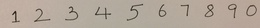
%> input picture SFU/Digit Recognition/Digit Recognition/project1_package/images/image1.JPG, 260 x 28 px, shrunk from 2739 x 294 before the run; the run also reads 1 picture not shown here
$ octave ec.m   (GNU Octave 9; MATLAB toolbox functions it lacks are replaced by stand-ins)
%> lines starting %> are read from the running program, lines starting %| are printed output that depends on the picture; in (x1, y1, x2, y2) boxes, pixels count from 0 and x2, y2 are one past the last pixel; in counts of white or black regions, pixels touching at a corner belong together; the program's own positions count from 1
### SFU/Digit Recognition/Digit Recognition/project1_package/matlab/convnet_forward.m
function [output, P] = convnet_forward(params, layers, data)
    l = length(layers);
    %batch_size = layers{1}.batch_size;
    assert(strcmp(layers{1}.type, 'DATA') == 1, 'first layer must be data layer');
    output{1}.data = data;
    output{1}.height = layers{1}.height;
    output{1}.width = layers{1}.width;
    output{1}.channel = layers{1}.channel;
    output{1}.batch_size = layers{1}.batch_size;
    output{1}.diff = 0;
    for i = 2:l-1
        switch layers{i}.type
            case 'CONV'
                output{i} = conv_layer_forward(output{i-1}, layers{i}, params{i-1});
            case 'POOLING'
                output{i} = pooling_layer_forward(output{i-1}, layers{i});
            case 'IP'
                output{i} = inner_product_forward(output{i-1}, layers{i}, params{i-1});
            case 'RELU'
                output{i} = relu_forward(output{i-1});
            case 'ELU'
                output{i} = elu_forward(output{i-1}, layers{i});
        end
    end
    if nargout > 1
        W = bsxfun(@plus, params{l-1}.w * output{l-1}.data, params{l-1}.b);
        W = [W; zeros(1, size(W, 2))];
        W=bsxfun(@minus, W, max(W));
        W=exp(W);

        % Convert to Probabilities by normalizing
        P=bsxfun(@rdivide, W, sum(W));
    end
end

### SFU/Digit Recognition/Digit Recognition/project1_package/matlab/get_lenet.m
function layers = get_lenet()

    layers{1}.type = 'DATA';
    layers{1}.height = 28;
    layers{1}.width = 28;
    layers{1}.channel = 1;
    layers{1}.batch_size = 100;

    layers{2}.type = 'CONV';
    layers{2}.num = 20;
    layers{2}.k = 5;
    layers{2}.stride = 1;
    layers{2}.pad = 0;
    layers{2}.group = 1;

    layers{3}.type = 'RELU';

    layers{4}.type = 'POOLING';
    layers{4}.k = 2;
    layers{4}.stride = 2;
    layers{4}.pad = 0;


    layers{5}.type = 'CONV';
    layers{5}.k = 5;
    layers{5}.stride = 1;
    layers{5}.pad = 0;
    layers{5}.group = 1;
    layers{5}.num = 50;

    layers{6}.type = 'RELU';

    layers{7}.type = 'POOLING';
    layers{7}.k = 2;
    layers{7}.stride = 2;
    layers{7}.pad = 0;

    layers{8}.type = 'IP';
    layers{8}.num = 500;
    layers{8}.init_type = 'uniform';

    layers{9}.type = 'RELU';

    layers{10}.type = 'LOSS';
    layers{10}.num = 10;

end

### SFU/Digit Recognition/Digit Recognition/project1_package/matlab/ec.m

%% Setup
layers = get_lenet();
load lenet.mat
layers{1}.batch_size = 1;
%image paths
img1 = imread('../images/image1.jpg');
%> img1 is the input picture: size 28x260x3 uint8; mean R, G, B 178.6, 166.4, 154.1
img2 = imread('../images/image2.jpg');
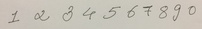
%> input picture SFU/Digit Recognition/Digit Recognition/project1_package/images/image2.JPG, 202 x 29 px, shrunk from 2123 x 303 before the run
%> img2 is the input picture: size 29x202x3 uint8; mean R, G, B 198, 193.3, 182.9
img3 = imread('../images/image3.png');
img4 = imread('../images/image4.jpg');
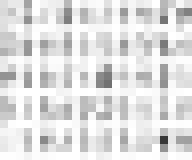
%> input picture SFU/Digit Recognition/Digit Recognition/project1_package/images/image4.jpg, 24 x 20 px, shrunk from 253 x 206 before the run (shown 8 times larger)
%> img4 is the input picture: size 20x24x3 uint8; min 55, max 255, mean 223.5


%% image 1
img1 = rgb2gray(img1);
%> img1: size 28x260 uint8
img1 = imbinarize(img1);
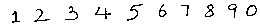
%> img1: size 28x260 logical; 94.6% white; black in thin lines or dots, all inside (x1, y1, x2, y2) = (12, 4, 257, 23)
final_img1 = im2double(img1);

%find connected components
[L,n] = bwlabel(1.-img1);
%> L: size 28x260 double; 11 distinct labels, from 0 to 10
%> n = 10
boundaries = cell(1,n);
%> boundaries = {[], [], [], [], [], [], [], [], [], []}
for i = 1:n
    [row,col] = find(L==i) %find connected component 1, 2, 3, ... n
    %rescale boundaries
    boundaries{i} = img1(min(row):max(row), min(col):max(col));
    min_r = min(row);
    min_c = min(col);
    [row,col] = size(boundaries{i});

    %create padding
    if row > col
        boundaries{i} = padarray(boundaries{i}, [0 floor((row-col)/2)], 1);
    else
        boundaries{i} = padarray(boundaries{i}, [floor((col-row)/2) 0], 1);
    end

    if max([row, col]) > 100 && (row/col-1) > 0.5
        reshap = 5;
    else
        if max([row, col]) > 100
            reshap = 4;
        else
            reshap = 0;
        end
    end

    boundaries{i} = imresize(boundaries{i}, [28-2*reshap 28-2*reshap], 'nearest')';
    boundaries{i} = padarray(boundaries{i}, [reshap reshap], 1);
    [~, P] = convnet_forward(params, layers, logical(1.-boundaries{i}(:)));
    [~, idx] = max(P);

    boundaries{i} = transpose(boundaries{i});
    boundaries{i} = im2double(boundaries{i});
    subplot(2,5,i);
    imshow(boundaries{i});
    final_img1 = insertText(final_img1, [min_c min_r], idx-1, 'FontSize', 64);

end
%> this loop made 10 passes
%> (min_r, min_c, W in convnet_forward, idx) on passes 2, 4, 7, 10: (10, 35, [7.04; 7.15; 16.1; 9.32; -3.7; 9.52; 2.36; -3.84; 7.31], 3), (8, 96, [-8.98; -5.48; 4.79; 1.73; 7.3; -3.3; 3.94; 1.63; -7.19], 5), (6, 182, [0.222; 2.93; 1.83; 2.17; 5.43; -3.97; -3.51; 0.195; 1.86], 5), (6, 247, [5.17; -1.21; 5.67; 3.24; -5.65; 4.89; -0.523; -0.324; 6.21], 9)
%> (min_r, min_c, idx) on passes 1, 3, 5, 6, 8, 9: (12, 13, 2), (7, 66, 4), (5, 128, 8), (5, 160, 6), (5, 206, 4), (5, 229, 8)
%> after the loop, boundaries = 10 items
figure; imshow(final_img1);

% image 2
img2 = rgb2gray(img2);
%> img2: size 29x202 uint8
img2 = imbinarize(img2);
%> img2: size 29x202 logical; 93.2% white; black in thin lines or dots, all inside (x1, y1, x2, y2) = (8, 4, 196, 23)
final_img2 = im2double(img2);

%find connected components
[L,n] = bwlabel(1.-img2);
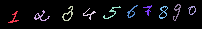
%> L: size 29x202 double; 11 distinct labels, from 0 to 10; one colour per label, 0 black
boundaries = cell(1,n);
%> boundaries = {[], [], [], [], [], [], [], [], [], []}
for i = 1:n
    [row,col] = find(L==i) %find connected component 1, 2, 3, ... n
    %rescale boundaries
    boundaries{i} = img2(min(row):max(row), min(col):max(col));
    min_r = min(row);
    min_c = min(col);
    [row,col] = size(boundaries{i});

    %create padding
    if row > col
        boundaries{i} = padarray(boundaries{i}, [0 floor((row-col)/2)], 1);
    else
        boundaries{i} = padarray(boundaries{i}, [floor((col-row)/2) 0], 1);
    end

    if max([row, col]) > 100 && (row/col-1) > 0.5
        reshap = 5;
    else
        if max([row, col]) > 100
            reshap = 4;
        else
            reshap = 0;
        end
    end

    boundaries{i} = imresize(boundaries{i}, [28-2*reshap 28-2*reshap], 'nearest')';
    boundaries{i} = padarray(boundaries{i}, [reshap reshap], 1);
    [~, P] = convnet_forward(params, layers, logical(1.-boundaries{i}(:)));
    [~, idx] = max(P);

    boundaries{i} = transpose(boundaries{i});
    boundaries{i} = im2double(boundaries{i});
    subplot(2,5,i);
    imshow(boundaries{i});

    final_img2 = insertText(final_img2, [min_c min_r], idx-1, 'FontSize', 64);

end
%> this loop made 10 passes
%> (min_r, min_c, W in convnet_forward, idx) on passes 2, 7, 8, 10: (11, 35, [4.6; 1.2; 10.82; 4.69; -2.32; 2.08; 4.1; -11.08; 9.23], 3), (6, 144, [-6.92; -2.59; 6.11; 13.62; -1.17; -6.62; -4.49; 6.56; 5.64], 4), (7, 160, [-9.29; -5.54; -0.378; 10.43; 0.745; 5.17; -9.95; -0.474; 3], 4), (7, 189, [9.11; -4.1; 5.01; 2.22; -5.86; 4.02; 2.04; -2.17; 5.57], 1)
%> (min_r, min_c, idx) on passes 1, 3, 4, 5, 6, 9: (12, 9, 3), (7, 63, 4), (9, 84, 5), (7, 104, 6), (6, 128, 5), (5, 174, 8)
%> after the loop, boundaries = 10 items
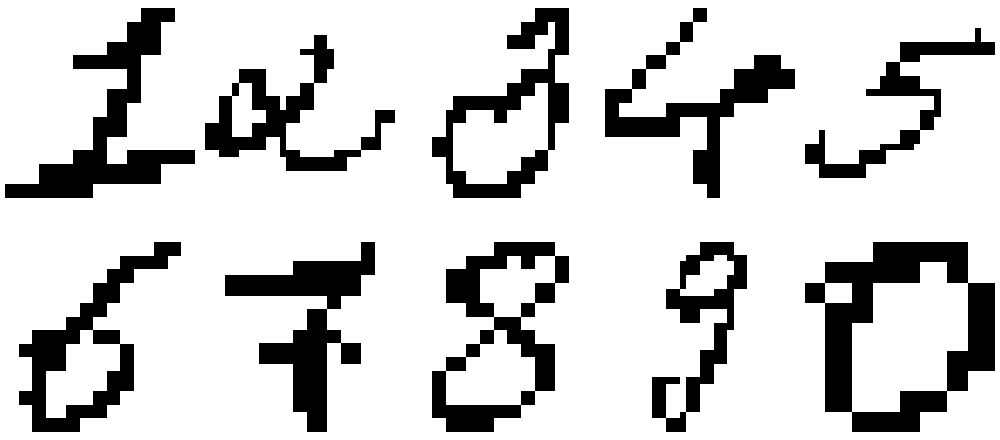
%> figure redrawn from the program's plot data, 10 panels

figure; imshow(final_img2);

% image 3
img3 = rgb2gray(img3);
img3 = imbinarize(img3);
final_img3 = im2double(img3);

%find connected components
[L,n] = bwlabel(1.-img3);
%> n = 2
boundaries = cell(1,n);
%> boundaries = {[], []}
for i = 1:n
    [row,col] = find(L==i) %find connected component 1, 2, 3, ... n
    %rescale boundaries
    boundaries{i} = img3(min(row):max(row), min(col):max(col));
    min_r = min(row);
    min_c = min(col);
    [row,col] = size(boundaries{i});

    %create padding
    if row > col
        boundaries{i} = padarray(boundaries{i}, [0 floor((row-col)/2)], 1);
    else
        boundaries{i} = padarray(boundaries{i}, [floor((col-row)/2) 0], 1);
    end

    if max([row, col]) > 100 && (row/col-1) > 0.5
        reshap = 5;
    else
        if max([row, col]) > 100
            reshap = 4;
        else
            reshap = 0;
        end
    end

    boundaries{i} = imresize(boundaries{i}, [28-2*reshap 28-2*reshap], 'nearest')';
    boundaries{i} = padarray(boundaries{i}, [reshap reshap], 1);
    [~, P] = convnet_forward(params, layers, logical(1.-boundaries{i}(:)));
    [~, idx] = max(P);

    boundaries{i} = transpose(boundaries{i});
    boundaries{i} = im2double(boundaries{i});
    subplot(1,6,i);
    imshow(boundaries{i});

    final_img3 = insertText(final_img3, [min_c min_r], idx-1, 'FontSize', 32);

end
%> this loop made 2 passes
%> (min_r, min_c, reshap, l in convnet_forward, W in convnet_forward, idx) on pass 2: (1, 19, 0, 10, [0.666; 0.381; 14.21; 18.1; 1.41; -1.54; -0.355; 1.71; 9.88], 4)
%> (min_r, min_c, reshap, l in convnet_forward, idx) on pass 1: (2, 2, 0, 10, 3)
%> after the loop, boundaries = 2 items

figure; imshow(final_img3);

%% image 4
img4 = rgb2gray(img4);
%> img4: size 20x24 uint8
img4 = imbinarize(img4);
%> img4: size 20x24 logical; 71.5% white; black in thin lines or dots
final_img4 = im2double(img4);
%> final_img4: size 20x24 double; values 0 (black) and 1 (white), 71.5% white; black in thin lines or dots

%find connected components
[L,n] = bwlabel(1.-img4);
%> L: size 20x24 double
%> n = 43
boundaries = cell(1,n);
%> boundaries = 43 items
for i = 1:n
    [row,col] = find(L==i) %find connected component 1, 2, 3, ... n
    %rescale boundaries
    boundaries{i} = img4(min(row):max(row), min(col):max(col));
    min_r = min(row);
    min_c = min(col);
    [row,col] = size(boundaries{i});

    %create padding
    if row > col
        boundaries{i} = padarray(boundaries{i}, [0 floor((row-col)/2)], 1);
    else
        boundaries{i} = padarray(boundaries{i}, [floor((col-row)/2) 0], 1);
    end

    if max([row, col]) > 100 && (row/col-1) > 0.5
        reshap = 5;
    else
        if max([row, col]) > 100
            reshap = 4;
        else
            reshap = 0;
        end
    end

    boundaries{i} = imresize(boundaries{i}, [28-2*reshap 28-2*reshap], 'nearest')';
    boundaries{i} = padarray(boundaries{i}, [reshap reshap], 1);
    [~, P] = convnet_forward(params, layers, logical(1.-boundaries{i}(:)));
    [~, idx] = max(P);

    boundaries{i} = transpose(boundaries{i});
    boundaries{i} = im2double(boundaries{i});
    subplot(6,10,i);
    imshow(boundaries{i});

    final_img4 = insertText(final_img4, [min_c min_r], idx-1, 'FontSize', 16);

end
%> this loop made 43 passes
%> (min_r, min_c, W in convnet_forward, idx) on passes 2, 5, 9, 12, 14, 15, 16, 21: (9, 1, [-1.54; -16.11; 0.705; 1.12; -1.97; -9.2; -8.1; -8.36; 4.72], 9), (1, 4, [2.24; -5.53; 4.54; 2.8; -2.44; -5.52; -1.7; -10.85; 13.89], 9), (17, 4, [2.24; -5.53; 4.54; 2.8; -2.44; -5.52; -1.7; -10.85; 13.89], 9), (13, 6, [2.92; 1.12; 8.44; 14.22; -6.92; -0.136; 7.49; -0.501; 4.32], 4), (1, 8, [4.76; 11.68; 17.66; 24.8; -2.58; 5.31; 1.23; -4.44; 9.28], 4), (5, 9, [2.24; -5.53; 4.54; 2.8; -2.44; -5.52; -1.7; -10.85; 13.89], 9), (9, 9, [2.24; -5.53; 4.54; 2.8; -2.44; -5.52; -1.7; -10.85; 13.89], 9), (13, 11, [7.91; -4.55; 7.97; 0.377; 13.62; 6.95; 9.02; -2.67; 14.05], 9)
%> (min_r, min_c, idx) on passes 1, 3, 4, 6, 7, 8: (5, 1, 9), (13, 1, 9), (2, 2, 9), (6, 4, 9), (10, 4, 9), (14, 4, 9)
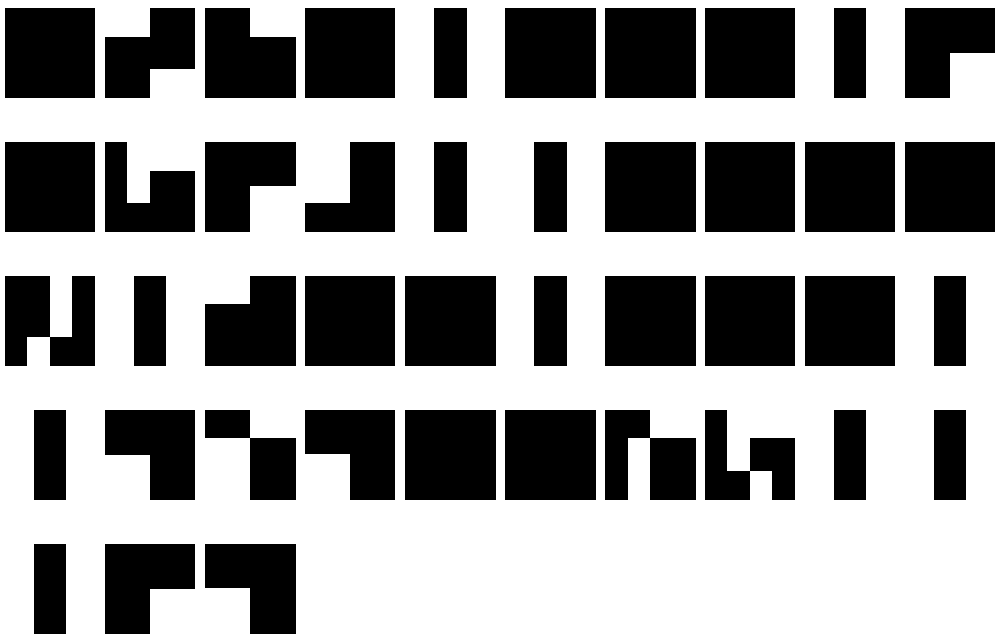
%> figure redrawn from the program's plot data, 43 panels

figure; imshow(final_img4);
%> after `imshow(final_img4)`:
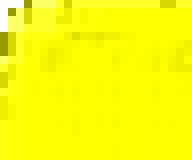
%> displayed picture: size 20x24x3, on the screen's scale of 0 to 255 (shown 8 times larger); mean R, G, B 251.4, 251.4, 8.8
